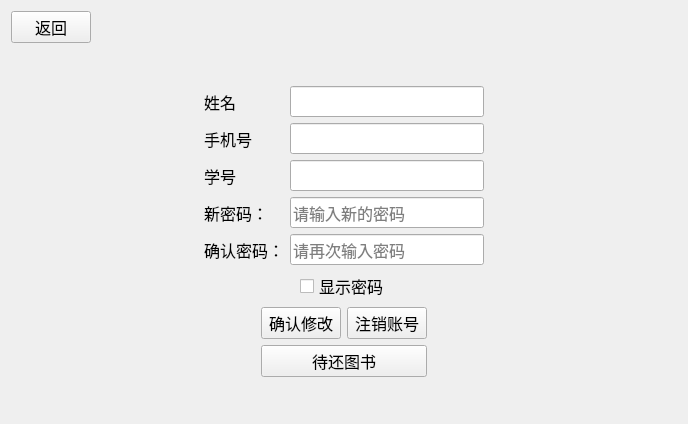
<?xml version="1.0" encoding="UTF-8"?>
<ui version="4.0">
 <class>userCenter</class>
 <widget class="QWidget" name="userCenter">
  <property name="geometry">
   <rect>
    <x>0</x>
    <y>0</y>
    <width>688</width>
    <height>424</height>
   </rect>
  </property>
  <property name="font">
   <font>
    <family>微软雅黑</family>
    <pointsize>12</pointsize>
   </font>
  </property>
  <property name="windowTitle">
   <string>Form</string>
  </property>
  <layout class="QGridLayout" name="gridLayout">
   <item row="2" column="0" colspan="2">
    <layout class="QHBoxLayout" name="horizontalLayout">
     <item>
      <spacer name="horizontalSpacer">
       <property name="orientation">
        <enum>Qt::Horizontal</enum>
       </property>
       <property name="sizeHint" stdset="0">
        <size>
         <width>40</width>
         <height>20</height>
        </size>
       </property>
      </spacer>
     </item>
     <item>
      <layout class="QVBoxLayout" name="verticalLayout">
       <item>
        <widget class="QLabel" name="label_5">
         <property name="font">
          <font>
           <family>微软雅黑</family>
           <pointsize>12</pointsize>
          </font>
         </property>
         <property name="text">
          <string>姓名</string>
         </property>
        </widget>
       </item>
       <item>
        <widget class="QLabel" name="label">
         <property name="font">
          <font>
           <family>微软雅黑</family>
           <pointsize>12</pointsize>
          </font>
         </property>
         <property name="text">
          <string>手机号</string>
         </property>
        </widget>
       </item>
       <item>
        <widget class="QLabel" name="label_4">
         <property name="font">
          <font>
           <family>微软雅黑</family>
           <pointsize>12</pointsize>
          </font>
         </property>
         <property name="text">
          <string>学号</string>
         </property>
        </widget>
       </item>
       <item>
        <widget class="QLabel" name="label_2">
         <property name="font">
          <font>
           <family>微软雅黑</family>
           <pointsize>12</pointsize>
          </font>
         </property>
         <property name="text">
          <string>新密码：</string>
         </property>
        </widget>
       </item>
       <item>
        <widget class="QLabel" name="label_3">
         <property name="font">
          <font>
           <family>微软雅黑</family>
           <pointsize>12</pointsize>
          </font>
         </property>
         <property name="text">
          <string>确认密码：</string>
         </property>
        </widget>
       </item>
      </layout>
     </item>
     <item>
      <layout class="QVBoxLayout" name="verticalLayout_2">
       <item>
        <widget class="QLineEdit" name="lineEdit">
         <property name="font">
          <font>
           <family>微软雅黑</family>
           <pointsize>12</pointsize>
          </font>
         </property>
         <property name="focusPolicy">
          <enum>Qt::StrongFocus</enum>
         </property>
        </widget>
       </item>
       <item>
        <widget class="QLineEdit" name="lineEdit_4">
         <property name="font">
          <font>
           <family>微软雅黑</family>
           <pointsize>12</pointsize>
          </font>
         </property>
         <property name="cursor">
          <cursorShape>ForbiddenCursor</cursorShape>
         </property>
         <property name="focusPolicy">
          <enum>Qt::NoFocus</enum>
         </property>
        </widget>
       </item>
       <item>
        <widget class="QLineEdit" name="lineEdit_5">
         <property name="font">
          <font>
           <family>微软雅黑</family>
           <pointsize>12</pointsize>
          </font>
         </property>
         <property name="focusPolicy">
          <enum>Qt::StrongFocus</enum>
         </property>
        </widget>
       </item>
       <item>
        <widget class="QLineEdit" name="lineEdit_2">
         <property name="font">
          <font>
           <family>微软雅黑</family>
           <pointsize>12</pointsize>
          </font>
         </property>
         <property name="echoMode">
          <enum>QLineEdit::Password</enum>
         </property>
         <property name="placeholderText">
          <string>请输入新的密码</string>
         </property>
        </widget>
       </item>
       <item>
        <widget class="QLineEdit" name="lineEdit_3">
         <property name="font">
          <font>
           <family>微软雅黑</family>
           <pointsize>12</pointsize>
          </font>
         </property>
         <property name="echoMode">
          <enum>QLineEdit::Password</enum>
         </property>
         <property name="placeholderText">
          <string>请再次输入密码</string>
         </property>
        </widget>
       </item>
      </layout>
     </item>
     <item>
      <spacer name="horizontalSpacer_2">
       <property name="orientation">
        <enum>Qt::Horizontal</enum>
       </property>
       <property name="sizeHint" stdset="0">
        <size>
         <width>40</width>
         <height>20</height>
        </size>
       </property>
      </spacer>
     </item>
    </layout>
   </item>
   <item row="4" column="0" colspan="2">
    <layout class="QHBoxLayout" name="horizontalLayout_5">
     <item>
      <spacer name="horizontalSpacer_6">
       <property name="orientation">
        <enum>Qt::Horizontal</enum>
       </property>
       <property name="sizeHint" stdset="0">
        <size>
         <width>40</width>
         <height>20</height>
        </size>
       </property>
      </spacer>
     </item>
     <item>
      <layout class="QVBoxLayout" name="verticalLayout_3">
       <item>
        <layout class="QHBoxLayout" name="horizontalLayout_2">
         <item>
          <widget class="QPushButton" name="pushButton_2">
           <property name="font">
            <font>
             <family>微软雅黑</family>
             <pointsize>12</pointsize>
            </font>
           </property>
           <property name="text">
            <string>确认修改</string>
           </property>
          </widget>
         </item>
         <item>
          <widget class="QPushButton" name="pushButton_3">
           <property name="font">
            <font>
             <family>微软雅黑</family>
             <pointsize>12</pointsize>
            </font>
           </property>
           <property name="text">
            <string>注销账号</string>
           </property>
          </widget>
         </item>
        </layout>
       </item>
       <item>
        <widget class="QPushButton" name="pushButton_4">
         <property name="text">
          <string>待还图书</string>
         </property>
        </widget>
       </item>
      </layout>
     </item>
     <item>
      <spacer name="horizontalSpacer_7">
       <property name="orientation">
        <enum>Qt::Horizontal</enum>
       </property>
       <property name="sizeHint" stdset="0">
        <size>
         <width>40</width>
         <height>20</height>
        </size>
       </property>
      </spacer>
     </item>
    </layout>
   </item>
   <item row="1" column="0">
    <spacer name="verticalSpacer">
     <property name="orientation">
      <enum>Qt::Vertical</enum>
     </property>
     <property name="sizeHint" stdset="0">
      <size>
       <width>20</width>
       <height>37</height>
      </size>
     </property>
    </spacer>
   </item>
   <item row="0" column="0" colspan="2">
    <layout class="QHBoxLayout" name="horizontalLayout_3">
     <item>
      <widget class="QPushButton" name="pushButton">
       <property name="font">
        <font>
         <family>微软雅黑</family>
         <pointsize>12</pointsize>
        </font>
       </property>
       <property name="text">
        <string>返回</string>
       </property>
      </widget>
     </item>
     <item>
      <spacer name="horizontalSpacer_3">
       <property name="orientation">
        <enum>Qt::Horizontal</enum>
       </property>
       <property name="sizeHint" stdset="0">
        <size>
         <width>40</width>
         <height>20</height>
        </size>
       </property>
      </spacer>
     </item>
    </layout>
   </item>
   <item row="3" column="0" colspan="2">
    <layout class="QHBoxLayout" name="horizontalLayout_4">
     <item>
      <spacer name="horizontalSpacer_4">
       <property name="orientation">
        <enum>Qt::Horizontal</enum>
       </property>
       <property name="sizeHint" stdset="0">
        <size>
         <width>40</width>
         <height>20</height>
        </size>
       </property>
      </spacer>
     </item>
     <item>
      <widget class="QCheckBox" name="checkBox">
       <property name="font">
        <font>
         <family>微软雅黑</family>
         <pointsize>12</pointsize>
        </font>
       </property>
       <property name="text">
        <string>显示密码</string>
       </property>
      </widget>
     </item>
     <item>
      <spacer name="horizontalSpacer_5">
       <property name="orientation">
        <enum>Qt::Horizontal</enum>
       </property>
       <property name="sizeHint" stdset="0">
        <size>
         <width>40</width>
         <height>20</height>
        </size>
       </property>
      </spacer>
     </item>
    </layout>
   </item>
   <item row="5" column="0">
    <spacer name="verticalSpacer_2">
     <property name="orientation">
      <enum>Qt::Vertical</enum>
     </property>
     <property name="sizeHint" stdset="0">
      <size>
       <width>20</width>
       <height>32</height>
      </size>
     </property>
    </spacer>
   </item>
  </layout>
 </widget>
 <resources/>
 <connections/>
</ui>
